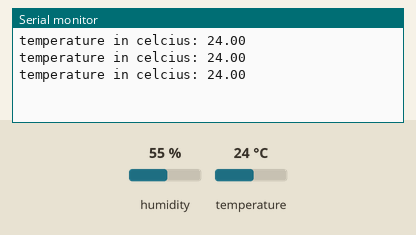
Recording of a sketch running on a simulated Arduino Uno, built with avr-gcc and run on an emulated ATmega328P. Parts: the last lines printed to the serial monitor. Inputs (shaded band) come from the test bench; at power-on: temperature 24 °C, humidity 55 %.

Above: at 2.8 s.
2.9 s: temperature set to 12 °C
At 4.7 s:
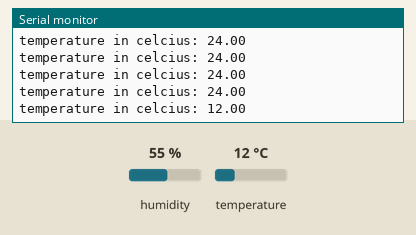
5.6 s: temperature set to 19 °C
At 9.9 s:
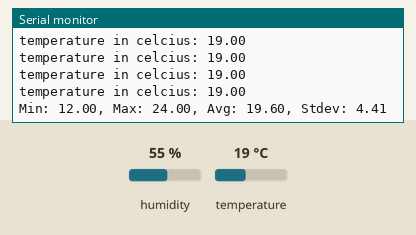
Timing chart, 0 to 11.4 s (numbered marks = the images above; inputs shaded):
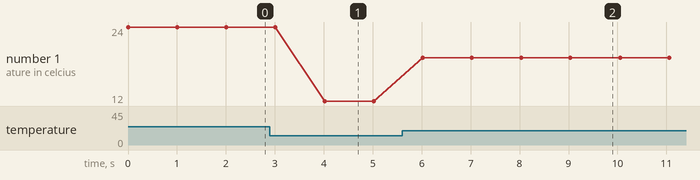

The sketch:

tutorial_03_maths.ino
```cpp
#define ntemp 10
#include <DHT.h>
#define DHTPIN 15
#define DHTTYPE DHT22
DHT dht(DHTPIN, DHTTYPE);

float temp[ntemp];
static int measurement_counter = 0;

float getMin()
{
    float result = temp[0];
    for (int i = 1; i < ntemp; i++)
    {
        if(temp[i] < result)
        {
            result = temp[i];
        }
    }
    return result;
}

float getMax()
{
    float result = temp[0];
    for (int i = 1; i < ntemp; i++)
    {
        if(temp[i] > result)
        {
            result = temp[i];
        }
    }
    return result;
}

float getAvg()
{
    float result = 0.0;
    for (int i = 0; i < ntemp; i++)
    {
        result = result + temp[i];
    }
    return (result / ntemp);
}

float getStdv()
{
    float avg = getAvg();
    float deviation = 0.0;
    float sumsqr = 0.0;
    for (int i = 0; i < ntemp; i++)
    {
        deviation = temp[i] - avg;
        sumsqr = sumsqr + sq(deviation);
    }
    float variance = sumsqr / ntemp;
    return sqrt(variance);
}

void initialisation()
{
    for (int i = 0; i < ntemp; i++)
    {
        temp[i] = 0.0;
    }
}

void addCounter()
{
    measurement_counter = measurement_counter + 1;

    if (measurement_counter >= ntemp)
    {
        printProcessedData();
        resetCounter();
    }
}

void resetCounter()
{
    measurement_counter = 0;
}

void addReading(float t)
{
    temp[measurement_counter] = t;
    addCounter();
}

void printProcessedData()
{
    Serial.print("Min: ");
    Serial.print(getMin());
    Serial.print(", Max: ");
    Serial.print(getMax());
    Serial.print(", Avg: ");
    Serial.print(getAvg());
    Serial.print(", Stdev: ");
    Serial.println(getStdv());
}

void setup()
{
    // put your setup code here, to run once:
    Serial.begin(9600);
    dht.begin();
    initialisation();
}

void loop(){
    float deg_celcius = dht.readTemperature(); // Stores Celcius temperature value
    Serial.print("temperature in celcius: ");
    Serial.print(deg_celcius);
    Serial.println();
    addReading(deg_celcius);
    delay(1000);
}
```

Measured:
- after the input at 2.9 s, the serial monitor: prints a new line after 1.1 s (image 1)
- after the input at 5.6 s, the serial monitor: prints a new line after 0.43 s (image 2)
- plotted number 1: 24 → 12 after the input at 2.9 s, 12 → 19 after the input at 5.6 s
